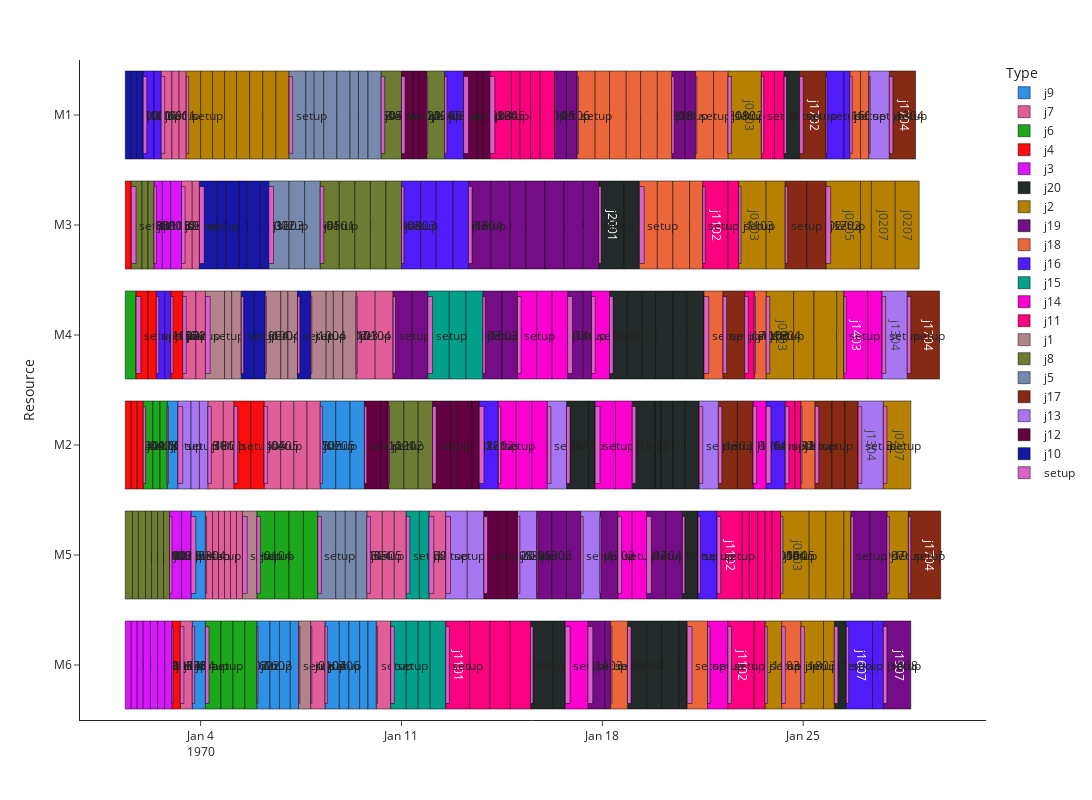
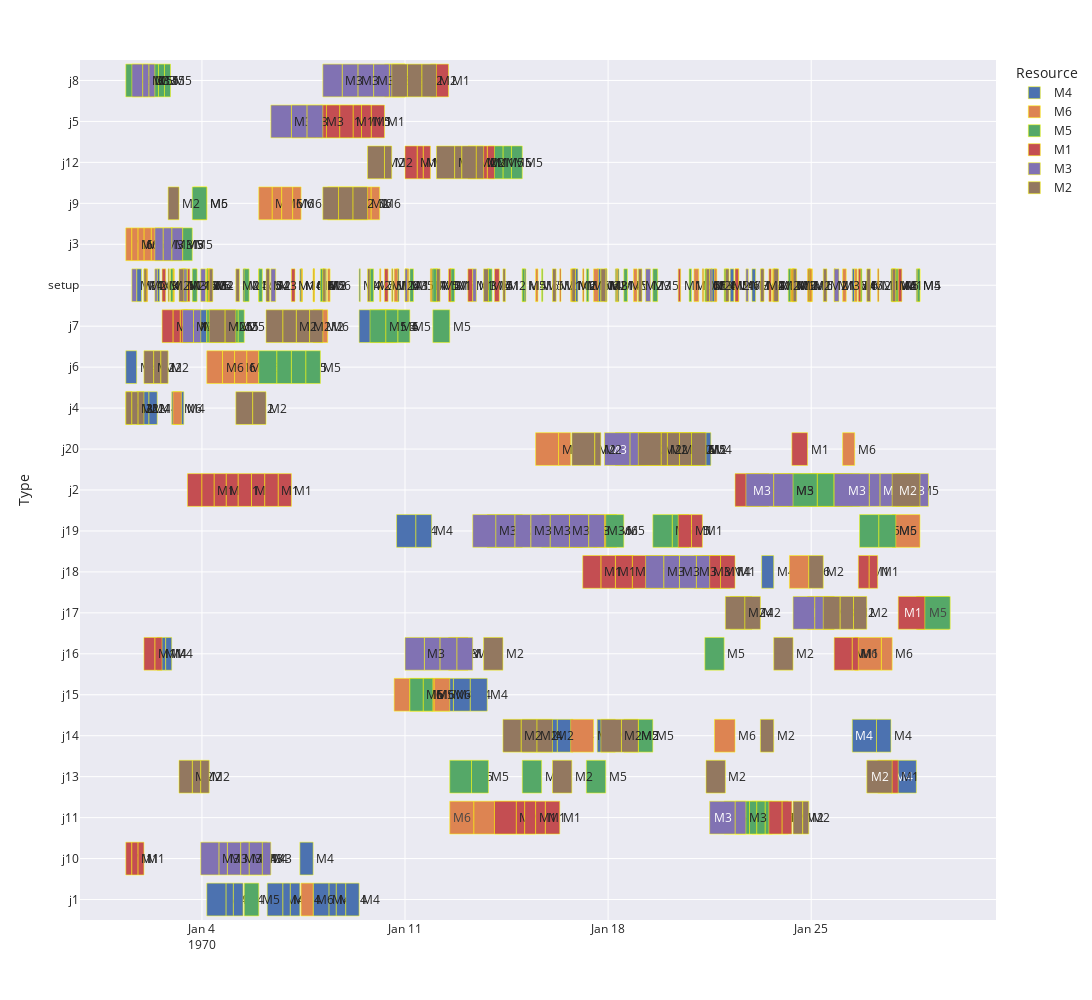
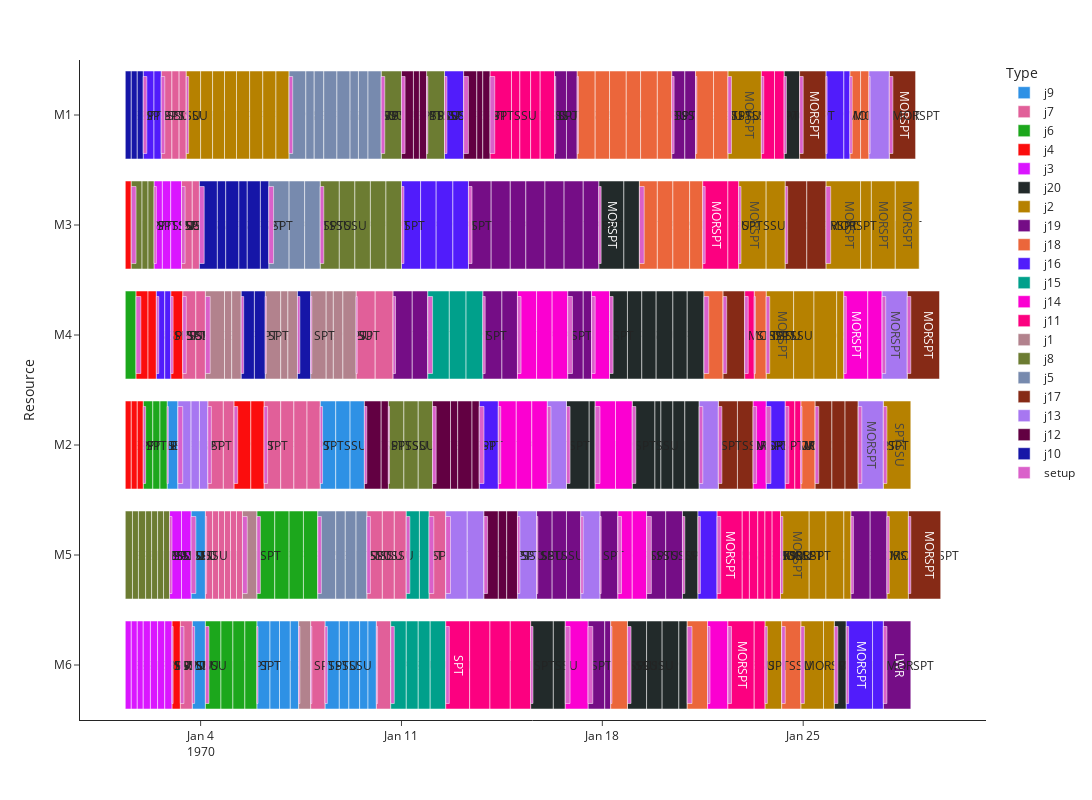
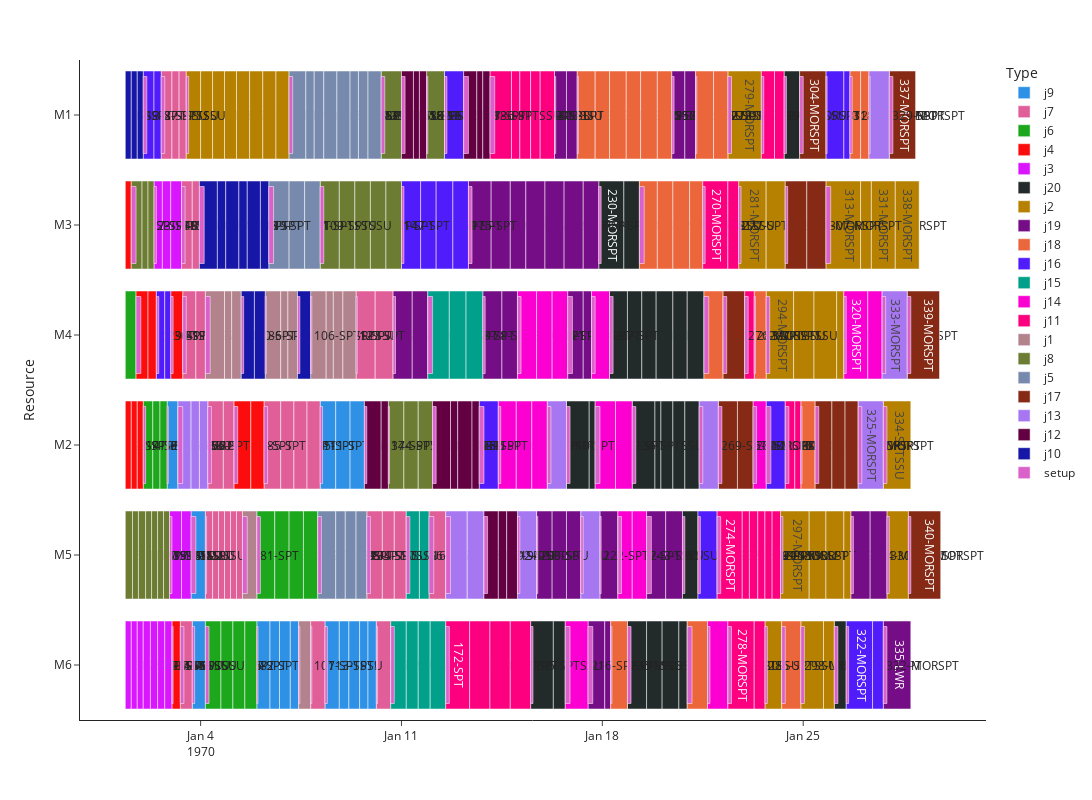

Notebook cell for these charts, in order:
### Code cell
import torch
import torch.nn as nn
import torch.nn.functional as F
import torch.optim as optim

import gym
import collections
import random
from FAB5 import *

learning_rate = 0.0001  
gamma = 0.98
buffer_limit = 100000
batch_size = 64

class ReplayBuffer():
    def __init__(self):
        self.buffer = collections.deque(maxlen=buffer_limit);
    def put(self, transition):
        self.buffer.append(transition)
    def sample(self, n):
        mini_batch = random.sample(self.buffer, n)
        s_lst, a_lst, r_lst, s_prime_lst, done_mask_lst = [],[],[],[],[]
        
        for transition in mini_batch:
            s, a, r, s_prime, done_mask = transition
            s_lst.append(s)
            a_lst.append([a])
            r_lst.append([r])
            s_prime_lst.append(s_prime)
            done_mask_lst.append([done_mask])
            
        return torch.tensor(s_lst, dtype=torch. float),torch.tensor(a_lst), torch.tensor(r_lst), torch.tensor(s_prime_lst, dtype=torch. float), torch.tensor(done_mask_lst)
    
    def size(self):
        return len(self.buffer)

class Qnet(nn.Module):
    def __init__(self):
        super(Qnet, self).__init__()
        self.fc1 = nn.Linear(64,64)
        self.fc2 = nn.Linear(64,32)
        self.fc3 = nn.Linear(32,6)
    
    def forward(self, x):
        x = F.relu(self.fc1(x))
        x = F.relu(self.fc2(x))
        x = self.fc3(x)
        return x
    
    def sample_action(self, obs, epsilon):
        out = self.forward(obs)
        coin = random.random()
        if coin < epsilon:
            return random.randint(0, 5)
        else:
            return out.argmax().item()
        
    def select_action(self, obs, epsilon):
        out = self.forward(obs)
        return out.argmax().item(),out
        
def train(q, q_target, memory, optimizer):
    for i in range(10):
        s,a,r,s_prime,done_mask = memory.sample(batch_size)
        #q.number_of_time_list[a] += 1    
        q_out = q(s)
        q_a = q_out.gather(1,a)
        max_q_prime = q_target(s_prime).max (1)[0].unsqueeze(1)
        target = r + gamma * max_q_prime * done_mask
        loss = F.smooth_l1_loss(q_a, target)
        optimizer.zero_grad()
        loss.backward()
        optimizer.step()
            
def main():
    env = FJSP_simulator('C:/Users/parkh/git_tlsgudcks/simulator/data/FJSP_SIM7_all.csv','C:/Users/parkh/FJSP_SETUP_SIM.csv',"C:/Users/parkh/git_tlsgudcks/simulator/data/FJSP_Fab.csv",1)
    q = Qnet()
    q_target = Qnet()
    q_target.load_state_dict(q.state_dict())
    memory = ReplayBuffer()
    print_interval = 1
    q_load = 10
    score = 0.0
    optimizer = optim.Adam(q.parameters(), lr=learning_rate)
    
    for n_epi in range(1000):
        #여기는 sample_action 구간
        epsilon = max(0.01 , 0.08 - 0.02*(n_epi/200))
        s = env.reset()
        done = False
        score = 0.0
        while not done:
            a = q.sample_action(torch.from_numpy(s). float(), epsilon)
            s_prime, r, done = env.step(a)
            done_mask =0.0 if done else 1.0
            if done == False:
                memory.put((s,a,r,s_prime,done_mask))
                s = s_prime
                score += r
            if done:
                break
            
        #학습구간    
        if memory.size()>1000:
            train(q, q_target, memory, optimizer)
        
        #결과 및 파라미터 저장    
        if n_epi % print_interval==0 and n_epi!=0:
            #q_target.load_state_dict(q.state_dict())
            params = q.state_dict()
            param_name = str(n_epi)+"sixrule.pt"
            #print(param_name)
            torch.save(params, param_name)
            Flow_time, machine_utill ,util, makespan = env.performance_measure()
            print("--------------------------------------------------")
            print("flow time: {}, util : {:.3f}, makespan : {}".format(Flow_time, util, makespan))
            print("n_episode: {}, score : {:.1f}, n_buffer : {}, eps : {:.1f}%".format(n_epi, score/print_interval,memory.size(),epsilon*100))
            #score=0.0
        
        #여기는 select_action 구간
        s = env.reset()
        done = False
        score = 0.0
        params = q.state_dict()
        torch.save(params, "sixrule.pt" )
        while not done:
            a, a_list = q.select_action(torch.from_numpy(s). float(), epsilon)
            #print(a_list)
            #print(a)
            s_prime, r, done = env.step(a)
            #print(r)
            s = s_prime
            score += r
            if done:
                break
        Flow_time, machine_utill ,util, makespan = env.performance_measure()
        print("--------------------------------------------------")
        print("flow time: {}, util : {:.3f}, makespan : {}".format(Flow_time, util, makespan))
        print("n_episode: {}, score : {:.1f}, n_buffer : {}, eps : {:.1f}%".format(n_epi, score/print_interval,memory.size(),epsilon*100))
        
        
        
        if n_epi % q_load ==0 and n_epi!=0:
            q_target.load_state_dict(q.state_dict())
    
    
    s = env.reset()
    done = False
    score = 0.0
    while not done:
        a, a_list = q.select_action(torch.from_numpy(s). float(), epsilon)
        #print(a_list)
        #print(a)
        s_prime, r, done = env.step(a)
        #print(r)
        s = s_prime
        score += r
        if done:
            break
    Flow_time, machine_util, util, makespan = env.performance_measure()
    env.gannt_chart()
    return Flow_time, machine_util, util, makespan, score
for i in range(1):
    Flow_time, machine_util, util, makespan, score =main()
    print("FlowTime:" , Flow_time)
    print("machine_util:" , machine_util)
    print("util:" , util)
    print("makespan:" , makespan)
    print("Score" , score)
    
    
params = torch.load("nomorspt.pt")
q = Qnet()
q.load_state_dict(params)
q.eval()
env = FJSP_simulator('C:/Users/parkh/git_tlsgudcks/simulator/data/FJSP_SIM7_all.csv','C:/Users/parkh/FJSP_SETUP_SIM.csv',"C:/Users/parkh/git_tlsgudcks/simulator/data/FJSP_Fab.csv",1) 
s = env.reset()
done = False
score = 0.0
epsilon = max(0.01 , 0.08 - 0.02*(20/200))
while not done:
    a, a_list = q.select_action(torch.from_numpy(s). float(), epsilon)
    #print(a_list)
    #print(a)
    s_prime, r, done = env.step(a)
    #print(r)
    s = s_prime
    score += r
    if done:
        break
Flow_time, machine_util, util, makespan = env.performance_measure()
print("FlowTime:" , Flow_time)
print("machine_util:" , machine_util)
print("util:" , util)
print("makespan:" , makespan)
print("Score" , score)
